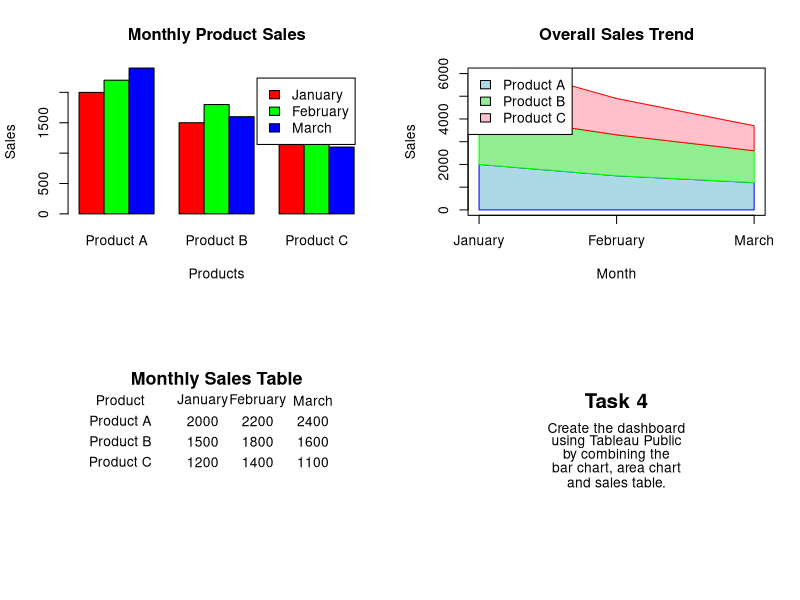

The R source for this figure:
# ==========================================
# SET 6 : PRODUCT SALES ANALYSIS
# ==========================================

# Product Data
product <- c("Product A", "Product B", "Product C")

january <- c(2000, 1500, 1200)
february <- c(2200, 1800, 1400)
march <- c(2400, 1600, 1100)

# Sales Matrix
sales <- rbind(january, february, march)
colnames(sales) <- product
rownames(sales) <- c("January", "February", "March")

# Display all outputs in one window
par(mfrow = c(2,2))

# ==========================================
# 1. Grouped Bar Chart
# ==========================================

barplot(sales,
        beside = TRUE,
        col = c("red","green","blue"),
        main = "Monthly Product Sales",
        xlab = "Products",
        ylab = "Sales",
        legend.text = rownames(sales))

# ==========================================
# 2. Stacked Area Chart
# ==========================================

x <- 1:3

plot(x,
     january,
     type = "n",
     ylim = c(0, 6000),
     xaxt = "n",
     xlab = "Month",
     ylab = "Sales",
     main = "Overall Sales Trend")

axis(1,
     at = x,
     labels = c("January","February","March"))

polygon(c(x, rev(x)),
        c(january, rep(0,3)),
        col = "lightblue",
        border = "blue")

polygon(c(x, rev(x)),
        c(january + february, rev(january)),
        col = "lightgreen",
        border = "green")

polygon(c(x, rev(x)),
        c(january + february + march,
          rev(january + february)),
        col = "pink",
        border = "red")

legend("topleft",
       legend = product,
       fill = c("lightblue","lightgreen","pink"))

# ==========================================
# 3. Monthly Sales Table
# ==========================================

plot.new()

text(0.5,0.95,"Monthly Sales Table",cex=1.3,font=2)

text(0.15,0.80,"Product")
text(0.45,0.80,"January")
text(0.65,0.80,"February")
text(0.85,0.80,"March")

text(0.15,0.65,"Product A")
text(0.45,0.65,"2000")
text(0.65,0.65,"2200")
text(0.85,0.65,"2400")

text(0.15,0.50,"Product B")
text(0.45,0.50,"1500")
text(0.65,0.50,"1800")
text(0.85,0.50,"1600")

text(0.15,0.35,"Product C")
text(0.45,0.35,"1200")
text(0.65,0.35,"1400")
text(0.85,0.35,"1100")

# ==========================================
# 4. Tableau Dashboard Note
# ==========================================

plot.new()

text(0.5,0.8,"Task 4",cex=1.5,font=2)

text(0.5,0.6,
     "Create the dashboard",
     cex=1)

text(0.5,0.5,
     "using Tableau Public",
     cex=1)

text(0.5,0.4,
     "by combining the",
     cex=1)

text(0.5,0.3,
     "bar chart, area chart",
     cex=1)

text(0.5,0.2,
     "and sales table.",
     cex=1)

# Restore normal plotting
par(mfrow = c(1,1))
